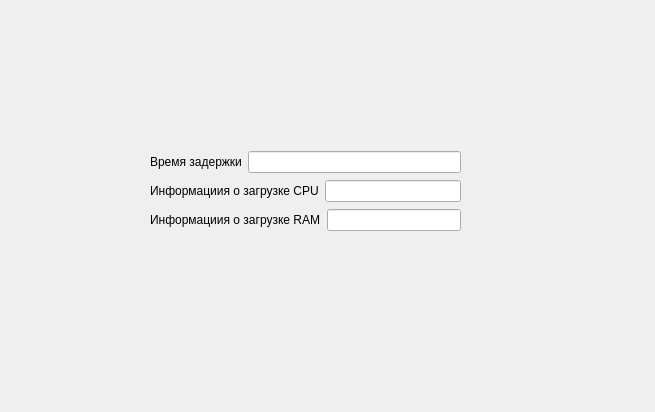
<?xml version="1.0" encoding="UTF-8"?>
<ui version="4.0">
 <class>Form</class>
 <widget class="QWidget" name="Form">
  <property name="geometry">
   <rect>
    <x>0</x>
    <y>0</y>
    <width>655</width>
    <height>412</height>
   </rect>
  </property>
  <property name="windowTitle">
   <string>Form</string>
  </property>
  <widget class="QWidget" name="">
   <property name="geometry">
    <rect>
     <x>150</x>
     <y>150</y>
     <width>311</width>
     <height>83</height>
    </rect>
   </property>
   <layout class="QVBoxLayout" name="verticalLayout">
    <item>
     <layout class="QHBoxLayout" name="horizontalLayout">
      <item>
       <widget class="QLabel" name="label">
        <property name="text">
         <string>Время задержки</string>
        </property>
       </widget>
      </item>
      <item>
       <widget class="QLineEdit" name="lineEdit"/>
      </item>
     </layout>
    </item>
    <item>
     <layout class="QHBoxLayout" name="horizontalLayout_2">
      <item>
       <widget class="QLabel" name="label_2">
        <property name="text">
         <string>Информациия о загрузке CPU</string>
        </property>
       </widget>
      </item>
      <item>
       <widget class="QLineEdit" name="lineEdit_2"/>
      </item>
     </layout>
    </item>
    <item>
     <layout class="QHBoxLayout" name="horizontalLayout_3">
      <item>
       <widget class="QLabel" name="label_3">
        <property name="text">
         <string>Информациия о загрузке RAM</string>
        </property>
       </widget>
      </item>
      <item>
       <widget class="QLineEdit" name="lineEdit_3"/>
      </item>
     </layout>
    </item>
   </layout>
  </widget>
 </widget>
 <resources/>
 <connections/>
</ui>
